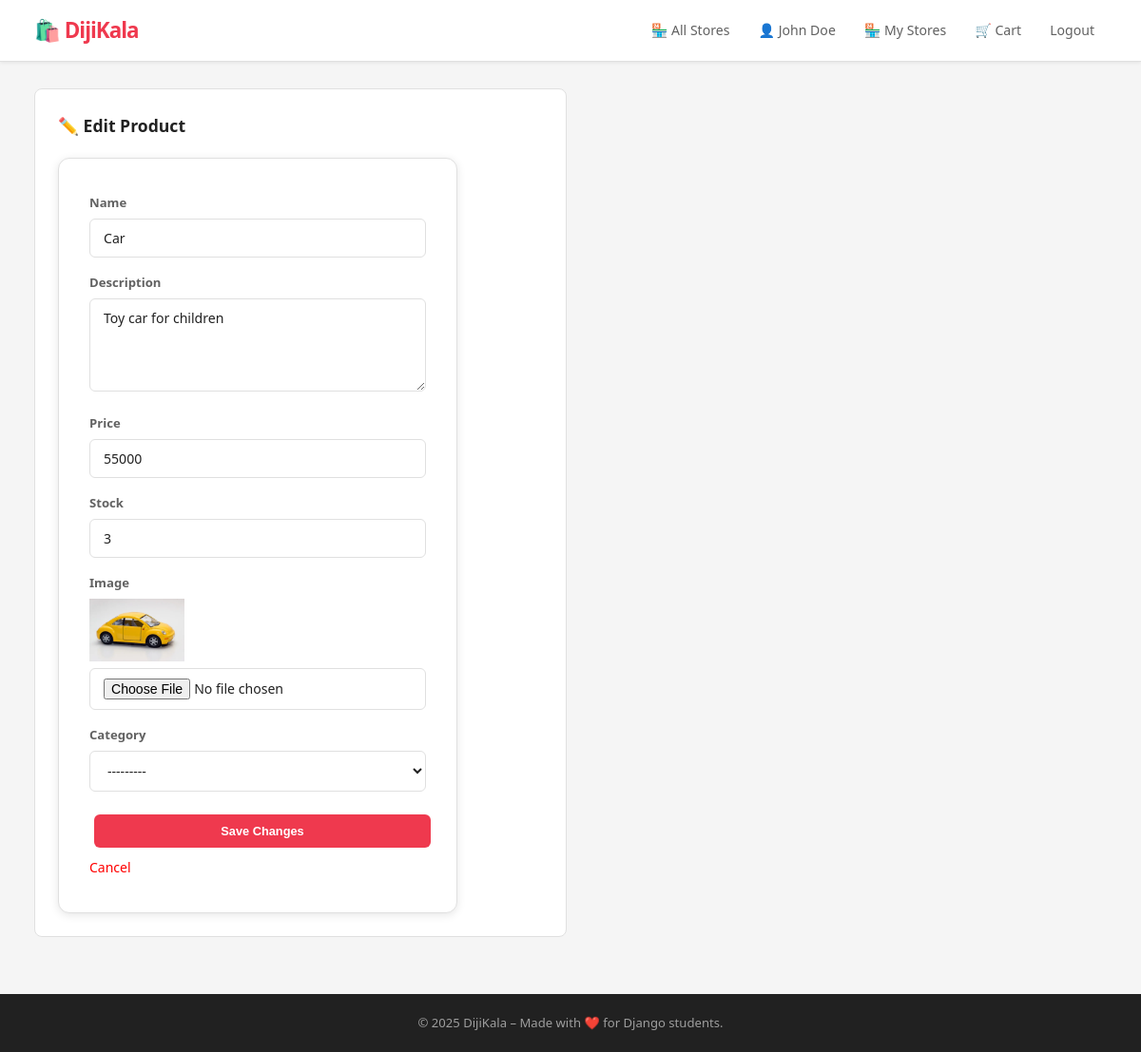
/stores/seller/product/4/edit/ (signed in), run on an earlier commit of the app's database.
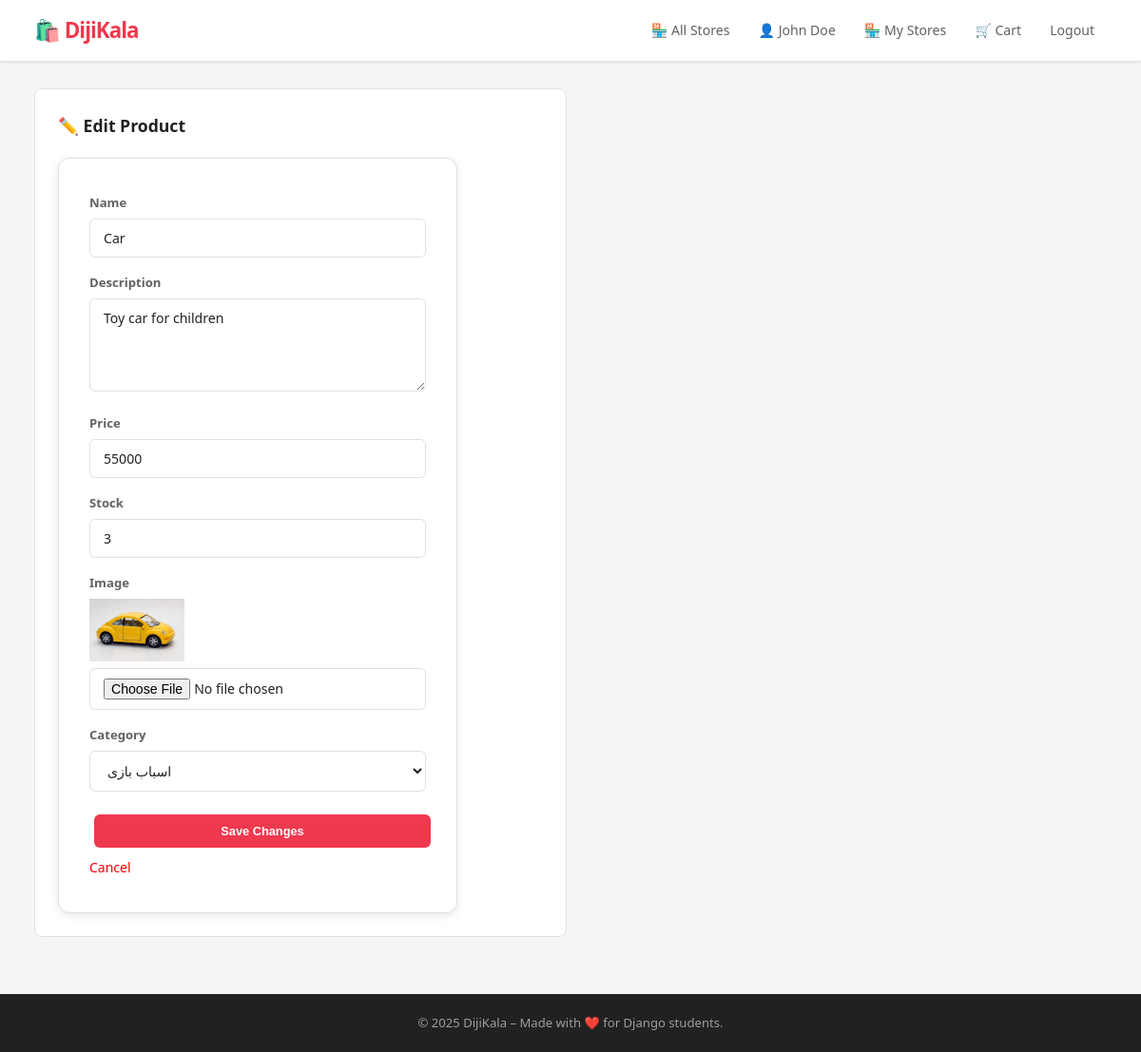
And on a later commit of the database.
### stores/models.py (models this page shows, shortened)
class Product(models.Model):
    category = models.ForeignKey(Category, on_delete=models.SET_NULL, null=True, blank=True, related_name='products')  # ← اضافه کن
    name = models.CharField(max_length=200,verbose_name="Name")
    price = models.DecimalField(max_digits=10,decimal_places=0,verbose_name="Price")
    description = models.TextField(blank=True, null=True,verbose_name="Descriptions")
    image = models.ImageField( upload_to="stores/images/",verbose_name="Image")
    store = models.ForeignKey(Store,on_delete=models.CASCADE,related_name="products")
    created_at = models.DateTimeField(auto_now_add=True)
    stock = models.PositiveIntegerField(default=0, verbose_name="Stock")
    is_active = models.BooleanField(default=True, verbose_name="Active")
    class Meta:
        verbose_name = "Product"
        verbose_name_plural = "Products"
        ordering = ["-created_at"]

### stores/views.py (the view)
# urls.py: path('seller/product/<int:product_id>/edit/', edit_product, name='edit_product'),
@login_required
def edit_product(request, product_id):
    product = get_object_or_404(Product, id=product_id)
    if product.store.owner != request.user:
        raise PermissionDenied
    form = AddProductForm(request.POST or None, request.FILES or None, instance=product)
    if form.is_valid():
        form.save()
        messages.success(request, 'Product updated.')
        return redirect('manage_store', pk=product.store.pk)
    return render(request, 'stores/edit_product.html', {
        'form': form,
        'product': product,
    })

### stores/forms.py (shortened to what this page needs)
class AddProductForm(forms.ModelForm):
    class Meta:
        model = Product
        fields = ['name', 'description', 'price', 'stock', 'image', 'category']
        widgets = {
            'name': forms.TextInput(attrs={'class': 'form-control'}),
            'description': forms.Textarea(attrs={'class': 'form-control', 'rows': 4}),
            'price': forms.NumberInput(attrs={'class': 'form-control'}),
            'stock': forms.NumberInput(attrs={'class': 'form-control'}),
            'image': forms.FileInput(attrs={'class': 'form-control'}),
            'category': forms.Select(attrs={'class': 'form-control'}),
        }

### accounts/models.py (called while the page is built)
        def __str__(self):
            return f"{self.first_name} {self.last_name}"

### stores/models.py (called while the page is built)
    def __str__(self):
        return self.name

### templates/stores/edit_product.html (shortened to what this page needs)
{% extends 'base/base.html' %}
{% block content %}
<div class="form-container">
    <h2>✏️ Edit Product</h2>
    <form method="post" enctype="multipart/form-data" class="auth-form">
        <div class="form-group">
            <label>Name</label>
            {{ form.name }}
        </div>
        <div class="form-group">
            <label>Description</label>
            {{ form.description }}
        </div>
        <div class="form-group">
            <label>Price</label>
            {{ form.price }}
        </div>
        <div class="form-group">
            <label>Stock</label>
            {{ form.stock }}
        </div>
        <div class="form-group">
            <label>Image</label>
            {% if product.image %}
                <img src="{{ product.image.url }}" alt="{{ product.name }}" width="100">
            {% endif %}
            {{ form.image }}
        </div>
        <div class="form-group">
            <label>Category</label>
            {{ form.category }}
        </div>
        <button type="submit" class="btn">Save Changes</button>
        <a href="{% url 'manage_store' product.store.pk %}" class="btn-link" style="text-decoration: none; color: red;">Cancel</a>
    </form>
</div>
{% endblock %}

What changed in the data, as far as the page shows it:
changed Product "Car": category "---------" → "اسباب بازی"
